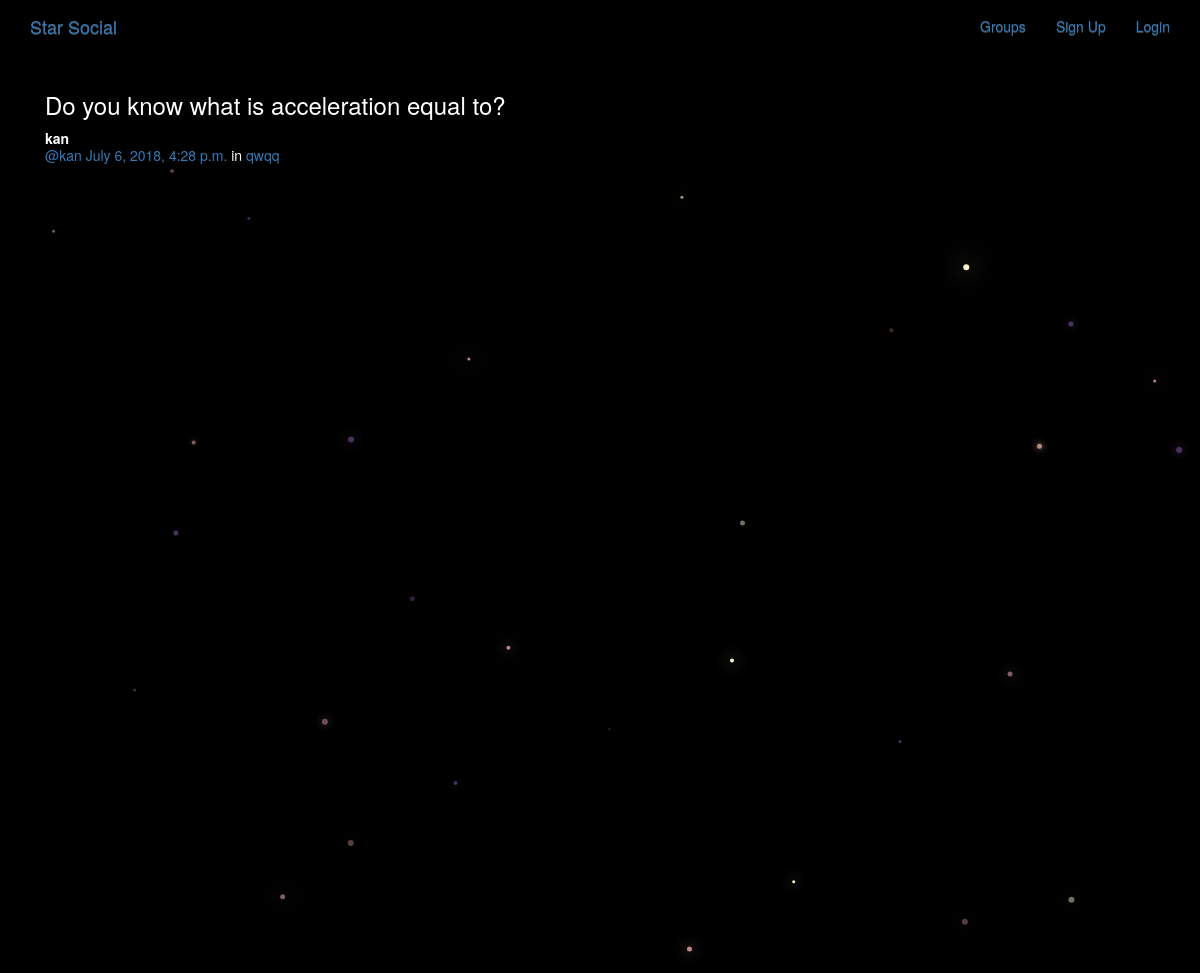
/posts/by/kan/4/, run on the app's committed database.
### posts/models.py (models this page shows, shortened)
class Post(models.Model):
    user = models.ForeignKey(User, related_name='posts', on_delete=models.CASCADE)
    created_at = models.DateTimeField(auto_now=True)
    message = models.TextField()
    message_html = models.TextField(editable=False)
    group = models.ForeignKey(Group, related_name='posts', null=True,
                              blank=True, on_delete=models.CASCADE)
    class Meta:
        ordering = ["-created_at"]
        unique_together = ["user", "message"]  # this ensures user and message will be same for all objets

### groups/models.py (models this page shows, shortened)
class Group(models.Model):
    name = models.CharField(max_length=256, unique=True)
    slug = models.SlugField(unique=True, allow_unicode=True)
    description = models.TextField(blank=True, default='')
    description_html = models.TextField(editable=False, default='', blank=True)
    members = models.ManyToManyField(User, through="GroupMember")  # through is like related_name to a whole model
    class Meta:
        ordering = ['name']  # sort result by order of the name

### posts/views.py (the view)
# urls.py: url(r"by/(?P<username>[-\w]+)/(?P<pk>\d+)/$",views.PostDetail.as_view(),name="single"),
class PostDetail(SelectRelatedMixin, generic.DetailView):
    model = models.Post
    select_related = ("user", "group")
    def get_queryset(self):
        queryset = super().get_queryset()
        return queryset.filter(
            user__username__iexact=self.kwargs.get("username")
        )

### posts/templates/posts/post_detail.html
{% extends "posts/post_base.html" %}
{% block post_content %}
<div class="col-md-8">
    {% include "posts/_post.html" %}
</div>
{% endblock %}

### posts/templates/posts/_post.html (shortened to what this page needs)
<div class="post media">
	<h3>{{ post.message_html|safe }}</h3>
	<div class="media-body">
		<strong>{{ post.user.username }}</strong>
		<h5 class="media-heading">
			<span class="username"><a href="{% url 'posts:for_user' username=post.user.username %}">@{{ post.user.username }}</a></span>
			<time class="time"><a href="{% url 'posts:single' username=post.user.username pk=post.pk %}">{{ post.created_at }}</a></time>
			{% if post.group %}
			<span class="group-name">in <a href="#">{{ post.group.name }}</a></span>
			{% endif %}
		</h5>
	</div>
</div>

### static/simplesocial/css/master.css (style rules this page uses)
body { margin: 0; overflow: hidden; background-color: black; color:white; }

### data on the page
Post: message_html "Do you know what is acceleration equal to?", user.username "kan", created_at "July 6, 2018, 4:28 p.m.", group.name "qwqq"
